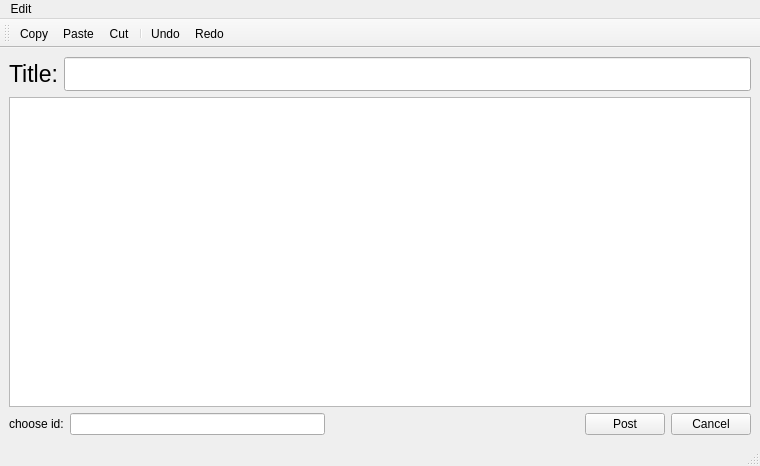
<?xml version="1.0" encoding="UTF-8"?>
<ui version="4.0">
 <class>create_blog</class>
 <widget class="QMainWindow" name="create_blog">
  <property name="geometry">
   <rect>
    <x>0</x>
    <y>0</y>
    <width>760</width>
    <height>466</height>
   </rect>
  </property>
  <property name="windowTitle">
   <string>BlogApp</string>
  </property>
  <widget class="QWidget" name="centralwidget">
   <layout class="QVBoxLayout" name="verticalLayout">
    <item>
     <layout class="QHBoxLayout" name="horizontalLayout">
      <item>
       <widget class="QLabel" name="label_title">
        <property name="font">
         <font>
          <pointsize>17</pointsize>
         </font>
        </property>
        <property name="text">
         <string>Title:</string>
        </property>
        <property name="buddy">
         <cstring>lineEdit_title</cstring>
        </property>
       </widget>
      </item>
      <item>
       <widget class="QLineEdit" name="lineEdit_title">
        <property name="font">
         <font>
          <pointsize>17</pointsize>
         </font>
        </property>
       </widget>
      </item>
     </layout>
    </item>
    <item>
     <widget class="QPlainTextEdit" name="plainTextEdit">
      <property name="sizePolicy">
       <sizepolicy hsizetype="Expanding" vsizetype="Expanding">
        <horstretch>0</horstretch>
        <verstretch>0</verstretch>
       </sizepolicy>
      </property>
     </widget>
    </item>
    <item>
     <layout class="QHBoxLayout" name="horizontalLayout_2">
      <item>
       <widget class="QLabel" name="label_choose_id">
        <property name="text">
         <string>choose id:</string>
        </property>
        <property name="buddy">
         <cstring>lineEdit_id</cstring>
        </property>
       </widget>
      </item>
      <item>
       <widget class="QLineEdit" name="lineEdit_id"/>
      </item>
      <item>
       <spacer name="pushButtonsSpacer">
        <property name="orientation">
         <enum>Qt::Horizontal</enum>
        </property>
        <property name="sizeHint" stdset="0">
         <size>
          <width>40</width>
          <height>20</height>
         </size>
        </property>
       </spacer>
      </item>
      <item>
       <widget class="QPushButton" name="pushButton_post">
        <property name="text">
         <string>Post</string>
        </property>
       </widget>
      </item>
      <item>
       <widget class="QPushButton" name="pushButton_cancel">
        <property name="text">
         <string>Cancel</string>
        </property>
       </widget>
      </item>
     </layout>
    </item>
   </layout>
  </widget>
  <widget class="QMenuBar" name="menubar">
   <property name="geometry">
    <rect>
     <x>0</x>
     <y>0</y>
     <width>760</width>
     <height>22</height>
    </rect>
   </property>
   <widget class="QMenu" name="menuEdit">
    <property name="title">
     <string>Edit</string>
    </property>
    <addaction name="actionCut"/>
    <addaction name="actionCopy"/>
    <addaction name="actionPaste"/>
    <addaction name="separator"/>
    <addaction name="actionUndo"/>
    <addaction name="actionRedo"/>
   </widget>
   <addaction name="menuEdit"/>
  </widget>
  <widget class="QStatusBar" name="statusbar"/>
  <widget class="QToolBar" name="toolBar">
   <property name="windowTitle">
    <string>toolBar</string>
   </property>
   <attribute name="toolBarArea">
    <enum>TopToolBarArea</enum>
   </attribute>
   <attribute name="toolBarBreak">
    <bool>false</bool>
   </attribute>
   <addaction name="actionCopy"/>
   <addaction name="actionPaste"/>
   <addaction name="actionCut"/>
   <addaction name="separator"/>
   <addaction name="actionUndo"/>
   <addaction name="actionRedo"/>
  </widget>
  <action name="actionCut">
   <property name="icon">
    <iconset resource="icons.qrc">
     <normaloff>:/icons/images/cut_icon.png</normaloff>:/icons/images/cut_icon.png</iconset>
   </property>
   <property name="text">
    <string>Cut</string>
   </property>
  </action>
  <action name="actionCopy">
   <property name="icon">
    <iconset resource="icons.qrc">
     <normaloff>:/icons/images/copy_icon.png</normaloff>:/icons/images/copy_icon.png</iconset>
   </property>
   <property name="text">
    <string>Copy</string>
   </property>
  </action>
  <action name="actionPaste">
   <property name="icon">
    <iconset resource="icons.qrc">
     <normaloff>:/icons/images/paste_icon.png</normaloff>:/icons/images/paste_icon.png</iconset>
   </property>
   <property name="text">
    <string>Paste</string>
   </property>
  </action>
  <action name="actionUndo">
   <property name="icon">
    <iconset resource="icons.qrc">
     <normaloff>:/icons/images/undo_icon.png</normaloff>:/icons/images/undo_icon.png</iconset>
   </property>
   <property name="text">
    <string>Undo</string>
   </property>
  </action>
  <action name="actionRedo">
   <property name="icon">
    <iconset resource="icons.qrc">
     <normaloff>:/icons/images/redo_icon.png</normaloff>:/icons/images/redo_icon.png</iconset>
   </property>
   <property name="text">
    <string>Redo</string>
   </property>
  </action>
 </widget>
 <resources>
  <include location="icons.qrc"/>
 </resources>
 <connections/>
</ui>
